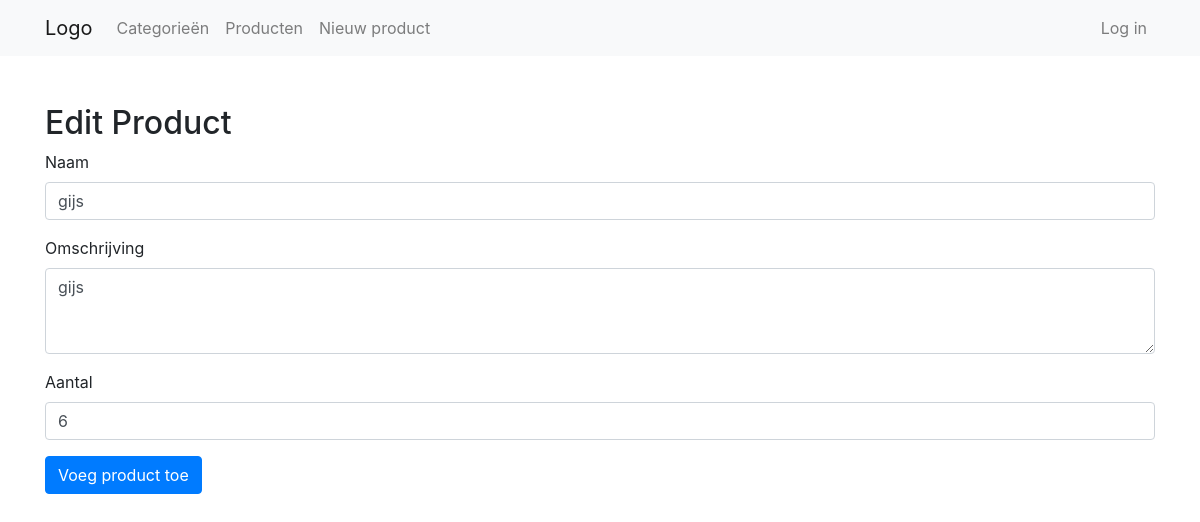
/products/edit/Gijs, run on an earlier commit of the app's database.
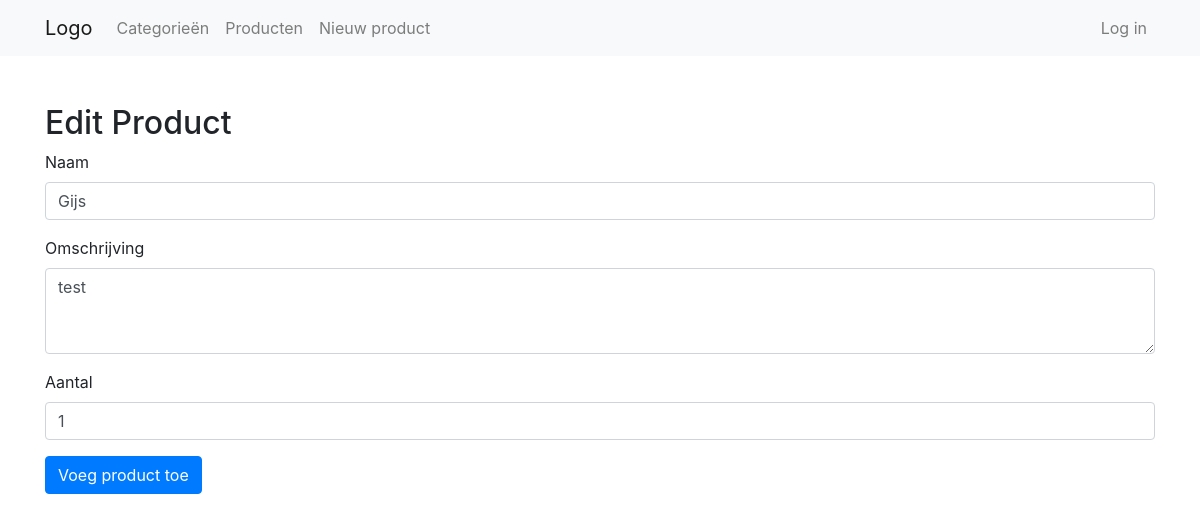
And on a later commit of the database.
### tables this page shows
CREATE TABLE `products` (
  `product_id` int(11) NOT NULL,
  `category_id` int(11) NOT NULL,
  `name` varchar(255) NOT NULL,
  `slug` varchar(255) NOT NULL,
  `body` text NOT NULL,
  `created_at` timestamp NOT NULL DEFAULT CURRENT_TIMESTAMP,
  `count` int(11) NOT NULL,
  `available` int(11) NOT NULL
);

### application/controllers/Products.php (called while the page is built, shortened)
<?php
	class Products extends CI_Controller {
		public function edit($slug) {
         $data['product'] = $this->Product_model->get_products($slug);
         $data['title'] = 'Edit Product';
         $this->load->view('templates/header');
         $this->load->view('products/edit', $data);
         $this->load->view('templates/footer');
      }
	}

### index.php (called while the page is built, shortened)
<?php
require_once BASEPATH.'core/CodeIgniter.php';

### application/models/Product_model.php (called while the page is built, shortened)
<?php
	class Product_model extends CI_Model {
		public function get_products($slug = FALSE) {
			$query = $this->db->get_where('products', array('slug' => $slug));
			return $query->row_array();
		}
	}

### application/views/products/edit.php (the view, shortened to what this page needs)
<h2><?=$title?></h2>
<?=form_open('products/create')?>
<div class="form-group">
    <label for="name">Naam</label>
    <input type="text" class="form-control" id="name" name="name" placeholder="Voer hier de naam van het product in..." value="<?php echo $product['name']; ?>">
</div>
<div class="form-group">
    <label for="body">Omschrijving</label>
    <textarea class="form-control" id="body" name="body" rows="3" placeholder="Schrijf hier een omschrijving van het product..."><?php echo $product['body']; ?></textarea>
</div>
<div class="form-group">
    <label for="count">Aantal</label>
    <input type="number" class="form-control" id="count" name="count" placeholder="Voer hier in hoeveel stuks er zijn..." value="<?php echo $product['count']; ?>">
</div>
<div class="form-group">
    <button type="submit" class="btn btn-primary" id="submit" name="submit">Voeg product toe</button>
</div>
</form>

What changed in the data, as far as the page shows it:
removed products: name "gijs", body "gijs", count "6"
added products: name "Gijs", body "test", count "1"
